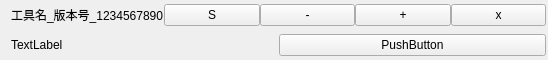
<?xml version="1.0" encoding="UTF-8"?>
<ui version="4.0">
 <class>TitleBarClass</class>
 <widget class="QWidget" name="TitleBarClass">
  <property name="geometry">
   <rect>
    <x>0</x>
    <y>0</y>
    <width>548</width>
    <height>60</height>
   </rect>
  </property>
  <property name="sizePolicy">
   <sizepolicy hsizetype="Preferred" vsizetype="Fixed">
    <horstretch>0</horstretch>
    <verstretch>0</verstretch>
   </sizepolicy>
  </property>
  <property name="windowTitle">
   <string>Form</string>
  </property>
  <layout class="QGridLayout" name="gridLayout">
   <property name="leftMargin">
    <number>2</number>
   </property>
   <property name="topMargin">
    <number>2</number>
   </property>
   <property name="rightMargin">
    <number>2</number>
   </property>
   <property name="bottomMargin">
    <number>2</number>
   </property>
   <property name="horizontalSpacing">
    <number>2</number>
   </property>
   <item row="0" column="0" rowspan="2">
    <widget class="QLabel" name="Icon">
     <property name="enabled">
      <bool>true</bool>
     </property>
     <property name="sizePolicy">
      <sizepolicy hsizetype="Fixed" vsizetype="Preferred">
       <horstretch>0</horstretch>
       <verstretch>0</verstretch>
      </sizepolicy>
     </property>
     <property name="text">
      <string/>
     </property>
     <property name="pixmap">
      <pixmap resource="MainWindow.qrc">:/TitleBar/resource/icon/FarCry3.ico</pixmap>
     </property>
    </widget>
   </item>
   <item row="0" column="1">
    <layout class="QHBoxLayout" name="TitleBarButtons">
     <item>
      <widget class="QLabel" name="TitleText">
       <property name="text">
        <string>工具名_版本号_1234567890</string>
       </property>
      </widget>
     </item>
     <item>
      <widget class="QPushButton" name="skin">
       <property name="text">
        <string>S</string>
       </property>
      </widget>
     </item>
     <item>
      <widget class="QPushButton" name="min">
       <property name="sizePolicy">
        <sizepolicy hsizetype="Preferred" vsizetype="Fixed">
         <horstretch>0</horstretch>
         <verstretch>0</verstretch>
        </sizepolicy>
       </property>
       <property name="text">
        <string>-</string>
       </property>
      </widget>
     </item>
     <item>
      <widget class="QPushButton" name="max">
       <property name="text">
        <string>+</string>
       </property>
      </widget>
     </item>
     <item>
      <widget class="QPushButton" name="close">
       <property name="text">
        <string>x</string>
       </property>
      </widget>
     </item>
    </layout>
   </item>
   <item row="1" column="1">
    <layout class="QHBoxLayout" name="ActionButtons">
     <item>
      <widget class="QLabel" name="note">
       <property name="text">
        <string>TextLabel</string>
       </property>
      </widget>
     </item>
     <item>
      <widget class="QPushButton" name="noteButton">
       <property name="text">
        <string>PushButton</string>
       </property>
      </widget>
     </item>
    </layout>
   </item>
  </layout>
 </widget>
 <resources>
  <include location="MainWindow.qrc"/>
 </resources>
 <connections/>
</ui>
